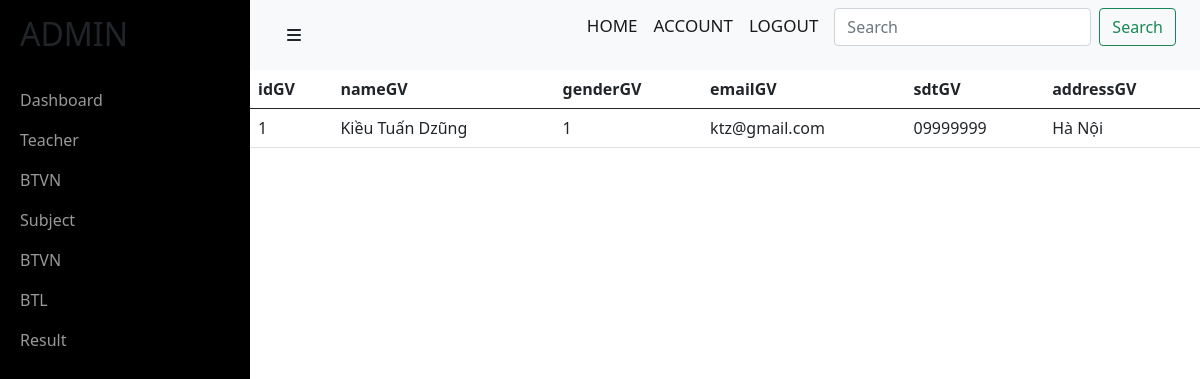
The page /admin/teacher.php on the database its author committed.
### tables this page shows
CREATE TABLE `giaovien` (
  `idGV` int(11) NOT NULL,
  `nameGV` varchar(255) NOT NULL,
  `genderGV` tinyint(1) NOT NULL,
  `emailGV` varchar(255) NOT NULL,
  `sdtGV` varchar(255) NOT NULL,
  `addressGV` varchar(255) NOT NULL
);

### admin/teacher.php (the view, shortened to what this page needs)
<?php include('../config/config.php'); ?>
<link href="https://cdn.jsdelivr.net/npm/bootstrap@5.0.2/dist/css/bootstrap.min.css" rel="stylesheet">
<link rel="stylesheet" href="https://cdnjs.cloudflare.com/ajax/libs/font-awesome/6.0.0-beta2/css/all.min.css" />
<link rel="stylesheet" href="../css/style.css">
<div id="wrapper">
    <div id="sidebar-wrapper">
        <ul class="sidebar-nav">
            <li class="sidebar-brand">
                <h2>ADMIN</h2>
            </li>
            <li>
                <a href="index.php">Dashboard</a>
            </li>
            <li>
                <a href="#">Teacher</a>
            </li>
            <li>
                <a href="#">BTVN</a>
            </li>
            <li>
                <a href="#">Subject</a>
            </li>
            <li>
                <a href="#">BTVN</a>
            </li>
            <li>
                <a href="#">BTL</a>
            </li>
            <li>
                <a href="#">Result</a>
            </li>
        </ul>
    </div>
    <div id="page-content-wrapper">
        <div class="container-fluid">
            <div class="row">
                <div class="col-lg-12">
                    <nav class="navbar navbar-light bg-light">
                        <div class="container-fluid">
                        <a href="#menu-toggle" class="btn btn-default" id="menu-toggle"><i class="fas fa-bars"></i></a>
                            <form class="d-flex">
                                <a href="" class="navbar-brand">HOME</a>
                                <a href="" class="navbar-brand">ACCOUNT</a>
                                <a href="" class="navbar-brand">LOGOUT</a>
                                <input class="form-control me-2" type="search" placeholder="Search" aria-label="Search">
                                <button class="btn btn-outline-success" type="submit">Search</button>
                            </form>
                        </div>
                    </nav>
                    <table class="table">
                        <thead>
                            <tr>
                                <th scope="col">idGV</th>
                                <th scope="col">nameGV</th>
                                <th scope="col">genderGV</th>
                                <th scope="col">emailGV</th>
                                <th scope="col">sdtGV</th>
                                <th scope="col">addressGV</th>
                            </tr>
                        </thead>
                        <tbody>
                            <?php
                                $sql = "SELECT * from giaovien";
                                $res = mysqli_query($conn,$sql);
                                if($res == true){
                                    $row = mysqli_fetch_assoc($res);
                                    $idGV = $row['idGV'];
                                    $nameGV = $row['nameGV'];
                                    $genderGV = $row['genderGV'];
                                    $emailGV = $row['emailGV'];
                                    $sdtGV = $row['sdtGV'];
                                    $addressGV = $row['addressGV'];
                                }
                            ?>
                            <tr>
                                <td><?php echo $idGV; ?></td>
                                <td><?php echo $nameGV; ?></td>
                                <td><?php echo $genderGV; ?></td>
                                <td><?php echo $emailGV; ?></td>
                                <td><?php echo $sdtGV; ?></td>
                                <td><?php echo $addressGV; ?></td>
                            </tr>
                        </tbody>
                    </table>
                </div>
            </div>
        </div>
    </div>
</div>

### css/style.css (style rules this page uses)
.row>* { padding : 0; }
#wrapper { padding-left: 0; -webkit-transition: all 0.5s ease; -moz-transition: all 0.5s ease; -o-transition: all 0.5s ease; transition: all 0.5s ease; }
.navbar-brand { font-size:17px; font-weight:500; }
#page-content-wrapper { padding: 50px; position: relative; }
#sidebar-wrapper { z-index: 1000; position: fixed; left: 250px; width: 0; height: 100%; margin-left: -250px; overflow-y: auto; background: #000; -webkit-transition: all 0.5s ease; -moz-transition: all 0.5s ease; -o-transition: all 0.5s ease; transition: all 0.5s ease; }
#page-content-wrapper { width: 100%; position: absolute; padding: 15px; }
.sidebar-nav { position: absolute; top: 0; width: 250px; margin: 0; padding: 0; list-style: none; }
.sidebar-nav li { text-indent: 20px; line-height: 40px; }
.sidebar-nav li a { display: block; text-decoration: none; color: #999999; }
.sidebar-nav > .sidebar-brand { height: 65px; font-size: 18px; line-height: 60px; margin-top: 15px; }
@media (min-width:768px) { #wrapper { padding-left: 250px; } }
@media (min-width:768px) { #sidebar-wrapper { width: 250px; } }
@media (min-width:768px) { #page-content-wrapper { padding: 0; position: relative; } }

### rows shown on the page
giaovien: idGV "1", nameGV "Kiều Tuấn Dzũng", genderGV "1", emailGV "ktz@gmail.com", sdtGV "09999999", addressGV "Hà Nội"
